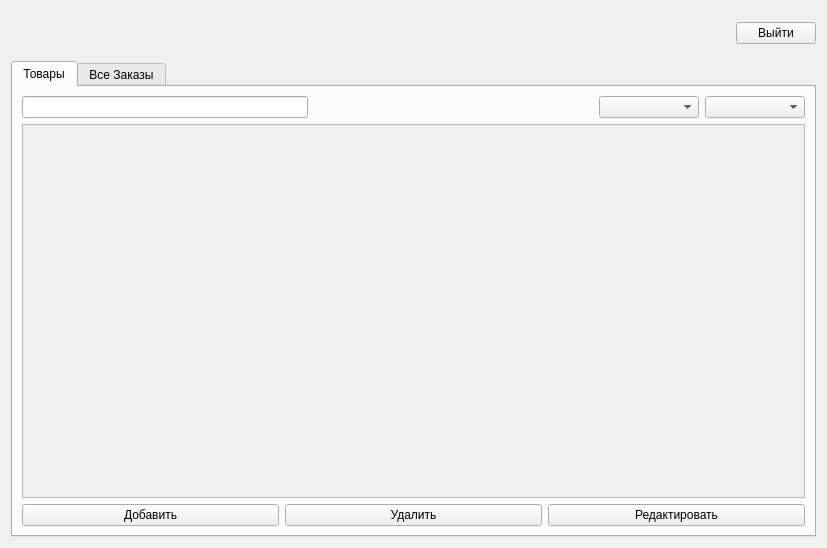
<?xml version="1.0" encoding="UTF-8"?>
<ui version="4.0">
 <class>MainWidget</class>
 <widget class="QWidget" name="MainWidget">
  <property name="geometry">
   <rect>
    <x>0</x>
    <y>0</y>
    <width>827</width>
    <height>548</height>
   </rect>
  </property>
  <property name="windowTitle">
   <string>Form</string>
  </property>
  <layout class="QVBoxLayout" name="verticalLayout_2">
   <item>
    <layout class="QHBoxLayout" name="horizontalLayout_top">
     <item>
      <widget class="QLabel" name="label_logo">
       <property name="minimumSize">
        <size>
         <width>120</width>
         <height>44</height>
        </size>
       </property>
       <property name="maximumSize">
        <size>
         <width>180</width>
         <height>54</height>
        </size>
       </property>
       <property name="text">
        <string/>
       </property>
      </widget>
     </item>
     <item>
      <widget class="QLabel" name="fio">
       <property name="text">
        <string/>
       </property>
      </widget>
     </item>
     <item>
      <spacer name="horizontalSpacer_top">
       <property name="orientation">
        <enum>Qt::Orientation::Horizontal</enum>
       </property>
       <property name="sizeHint" stdset="0">
        <size>
         <width>40</width>
         <height>20</height>
        </size>
       </property>
      </spacer>
     </item>
     <item>
      <widget class="QPushButton" name="pushButton_logout">
       <property name="text">
        <string>Выйти</string>
       </property>
      </widget>
     </item>
    </layout>
   </item>
   <item>
    <layout class="QVBoxLayout" name="verticalLayout">
     <item>
      <widget class="QTabWidget" name="tabWidget">
       <property name="currentIndex">
        <number>0</number>
       </property>
       <widget class="QWidget" name="tab_products">
        <attribute name="title">
         <string>Товары</string>
        </attribute>
        <layout class="QVBoxLayout" name="verticalLayout_4">
         <item>
          <layout class="QVBoxLayout" name="verticalLayout_3">
           <item>
            <layout class="QHBoxLayout" name="horizontalLayout_4">
             <item>
              <widget class="QLineEdit" name="lineEdit_search"/>
             </item>
             <item>
              <spacer name="horizontalSpacer">
               <property name="orientation">
                <enum>Qt::Orientation::Horizontal</enum>
               </property>
               <property name="sizeHint" stdset="0">
                <size>
                 <width>40</width>
                 <height>20</height>
                </size>
               </property>
              </spacer>
             </item>
             <item>
              <widget class="QComboBox" name="comboBox_suppilers">
               <property name="minimumSize">
                <size>
                 <width>100</width>
                 <height>0</height>
                </size>
               </property>
              </widget>
             </item>
             <item>
              <widget class="QComboBox" name="comboBox_quantity">
               <property name="minimumSize">
                <size>
                 <width>100</width>
                 <height>0</height>
                </size>
               </property>
              </widget>
             </item>
            </layout>
           </item>
           <item>
            <widget class="QScrollArea" name="scrollArea">
             <property name="widgetResizable">
              <bool>true</bool>
             </property>
             <widget class="QWidget" name="scrollAreaWidgetContents">
              <property name="geometry">
               <rect>
                <x>0</x>
                <y>0</y>
                <width>779</width>
                <height>393</height>
               </rect>
              </property>
              <layout class="QVBoxLayout" name="verticalLayout_6">
               <item>
                <layout class="QVBoxLayout" name="verticalLayout_products"/>
               </item>
              </layout>
             </widget>
            </widget>
           </item>
          </layout>
         </item>
         <item>
          <layout class="QHBoxLayout" name="horizontalLayout">
           <item>
            <widget class="QPushButton" name="pushButton_add_product">
             <property name="text">
              <string>Добавить</string>
             </property>
            </widget>
           </item>
           <item>
            <widget class="QPushButton" name="pushButton_delete_product">
             <property name="text">
              <string>Удалить</string>
             </property>
            </widget>
           </item>
           <item>
            <widget class="QPushButton" name="pushButton_edit_product">
             <property name="text">
              <string>Редактировать</string>
             </property>
            </widget>
           </item>
          </layout>
         </item>
        </layout>
       </widget>
       <widget class="QWidget" name="tab_2">
        <attribute name="title">
         <string>Все Заказы</string>
        </attribute>
        <layout class="QVBoxLayout" name="verticalLayout_8">
         <item>
          <layout class="QVBoxLayout" name="verticalLayout_5">
           <item>
            <widget class="QScrollArea" name="scrollArea_2">
             <property name="widgetResizable">
              <bool>true</bool>
             </property>
             <widget class="QWidget" name="scrollAreaWidgetContents_2">
              <property name="geometry">
               <rect>
                <x>0</x>
                <y>0</y>
                <width>779</width>
                <height>423</height>
               </rect>
              </property>
              <layout class="QVBoxLayout" name="verticalLayout_7">
               <item>
                <layout class="QVBoxLayout" name="verticalLayout_orders"/>
               </item>
              </layout>
             </widget>
            </widget>
           </item>
          </layout>
         </item>
         <item>
          <layout class="QHBoxLayout" name="horizontalLayout_6">
           <item>
            <widget class="QPushButton" name="pushButton_add_order">
             <property name="text">
              <string>Добавить</string>
             </property>
            </widget>
           </item>
           <item>
            <widget class="QPushButton" name="pushButton_delete_order">
             <property name="text">
              <string>Удалить</string>
             </property>
            </widget>
           </item>
           <item>
            <widget class="QPushButton" name="pushButton_edit_order">
             <property name="text">
              <string>Редактировать</string>
             </property>
            </widget>
           </item>
          </layout>
         </item>
        </layout>
       </widget>
      </widget>
     </item>
    </layout>
   </item>
  </layout>
 </widget>
 <resources/>
 <connections/>
</ui>
